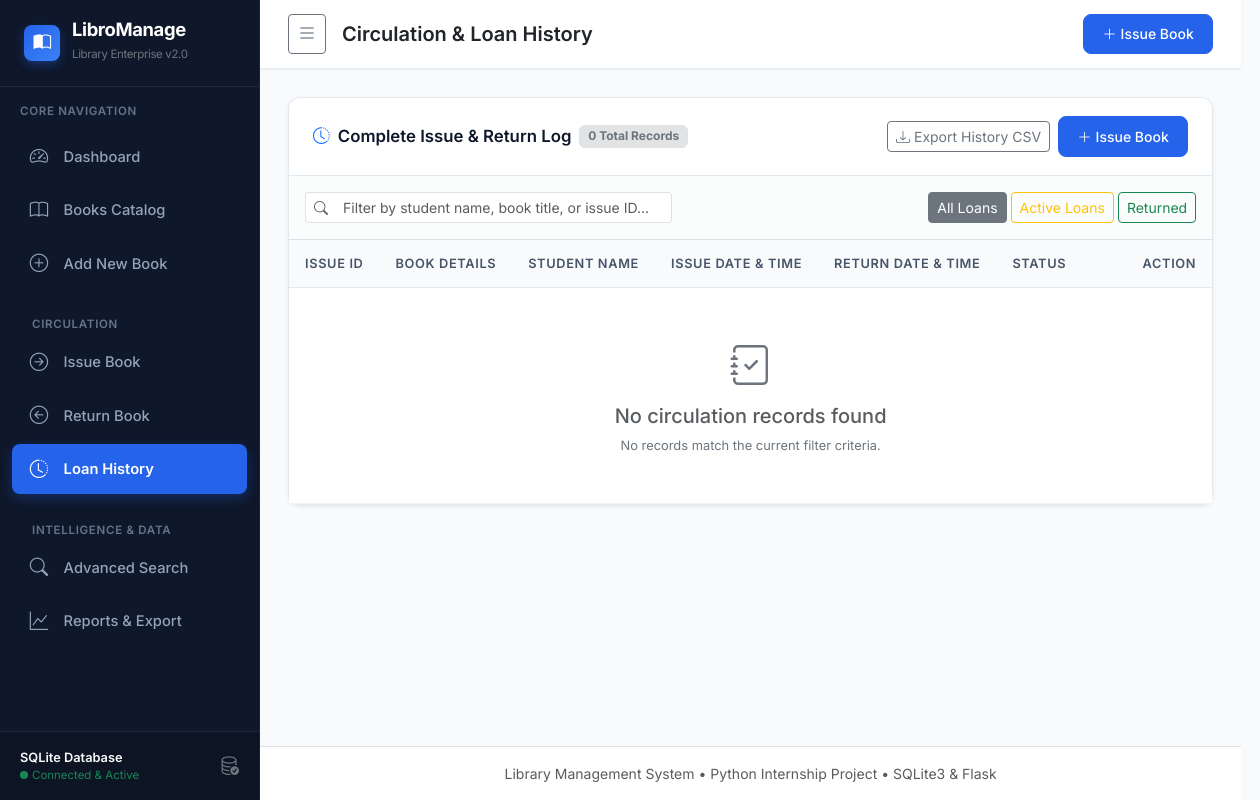
Before: /history with the older database file.
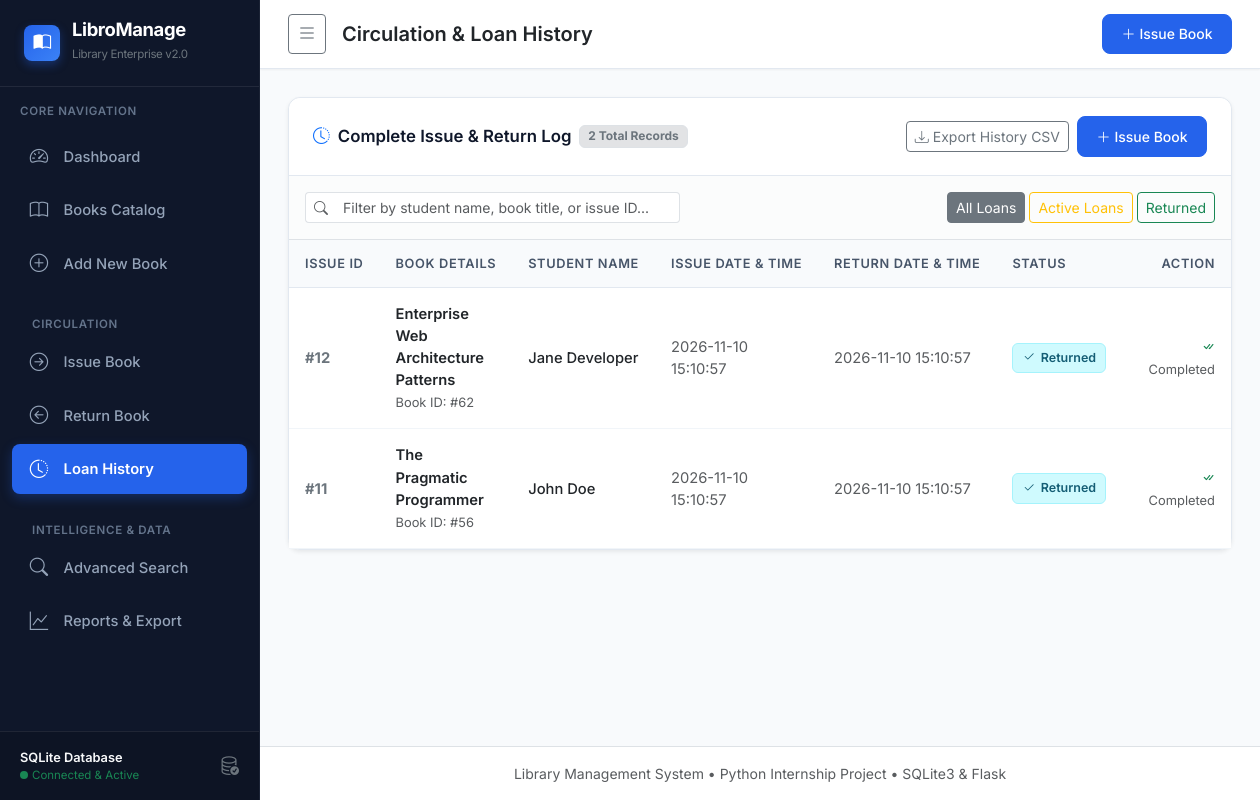
After: the same page with the newer database file.
### tables this page shows
CREATE TABLE issued_books (
            id INTEGER PRIMARY KEY AUTOINCREMENT,
            book_id INTEGER NOT NULL,
            student_name TEXT NOT NULL,
            issue_date TEXT NOT NULL,
            return_date TEXT DEFAULT NULL,

            FOREIGN KEY (book_id)
            REFERENCES books(id)
            ON DELETE RESTRICT
        );

CREATE TABLE books (
            id INTEGER PRIMARY KEY AUTOINCREMENT,
            title TEXT NOT NULL,
            author TEXT NOT NULL,
            quantity INTEGER NOT NULL CHECK(quantity >= 0)
        );

### app.py (the view)
@app.route("/history")
def history_page():
    current_status = request.args.get("status", "").strip().lower()
    conn = get_connection()
    try:
        cursor = conn.cursor()
        where_clause = ""
        if current_status == "active":
            where_clause = "WHERE i.return_date IS NULL"
        elif current_status == "returned":
            where_clause = "WHERE i.return_date IS NOT NULL"
        query = f"""
            SELECT i.id, i.book_id, b.title, i.student_name, i.issue_date, i.return_date
            FROM issued_books i
            JOIN books b ON i.book_id = b.id
            {where_clause}
            ORDER BY i.id DESC
        """
        cursor.execute(query)
        rows = cursor.fetchall()
        history = [
            {
                "id": r[0],
                "book_id": r[1],
                "title": r[2],
                "student_name": r[3],
                "issue_date": r[4],
                "return_date": r[5],
            }
            for r in rows
        ]
        return render_template(
            "issue_history.html",
            active_page="history",
            history=history,
            current_status=current_status,
        )
    finally:
        conn.close()

### app.py (called while the page is built)
def generate_csrf_token():
    if "_csrf_token" not in session:
        session["_csrf_token"] = secrets.token_hex(32)
    return session["_csrf_token"]

@app.context_processor
def inject_csrf_token():
    return dict(csrf_token=generate_csrf_token)

@app.before_request
def csrf_protect():
    if request.method in ("POST", "PUT", "DELETE"):
        token = request.form.get("csrf_token") or request.headers.get("X-CSRFToken")
        expected = session.get("_csrf_token")
        if not expected or not token or not secrets.compare_digest(token, expected):
            app.logger.warning("CSRF validation failure on %s", request.path)
            flash("Security check failed (invalid or expired CSRF token). Please try again.", "error")
            abort(403, description="CSRF token validation failed.")

### config/database.py (called while the page is built)
def get_connection():
    conn = sqlite3.connect(DATABASE_PATH)
    conn.execute("PRAGMA foreign_keys = ON")
    return conn

### templates/issue_history.html (shortened to what the changed rows need)
{% extends "base.html" %}
{% block content %}
<div class="custom-card shadow-sm">
    <div class="custom-card-header flex-wrap gap-2">
        <div class="d-flex align-items-center gap-2">
            <h5 class="mb-0"><i class="bi bi-clock-history text-primary"></i> Complete Issue & Return Log</h5>
            <span class="badge bg-secondary-subtle text-secondary border">{{ history|length }} Total Records</span>
        </div>
    </div>
    <div class="table-responsive">
        <table class="table custom-table table-hover filterable-table">
            <thead>
                <tr>
                    <th style="width: 90px;">Issue ID</th>
                    <th>Book Details</th>
                    <th>Student Name</th>
                    <th>Issue Date & Time</th>
                    <th>Return Date & Time</th>
                    <th>Status</th>
                    <th class="text-end" style="width: 130px;">Action</th>
                </tr>
            </thead>
            <tbody>
                {% if history %}
                    {% for rec in history %}
                        <tr>
                            <td class="fw-bold text-secondary">#{{ rec.id }}</td>
                            <td>
                                <div class="fw-semibold text-dark">{{ rec.title }}</div>
                                <small class="text-muted">Book ID: #{{ rec.book_id }}</small>
                            </td>
                            <td>
                                <div class="fw-medium text-dark">{{ rec.student_name }}</div>
                            </td>
                            <td class="text-muted small">{{ rec.issue_date }}</td>
                            <td class="small">
                                {% if rec.return_date %}
                                    <span class="text-muted">{{ rec.return_date }}</span>
                                {% else %}
                                    <span class="text-warning-emphasis fw-medium"><i class="bi bi-hourglass-split"></i> Checked Out</span>
                                {% endif %}
                            </td>
                            <td>
                                {% if rec.return_date %}
                                    <span class="badge-status badge-returned-loan">
                                        <i class="bi bi-check2"></i> Returned
                                    </span>
                                {% else %}
                                    <span class="badge-status badge-active-loan">
                                        <i class="bi bi-clock"></i> Active
                                    </span>
                                {% endif %}
                            </td>
                            <td class="text-end">
                                {% if not rec.return_date %}
                                    <button type="button" class="btn btn-sm btn-outline-success d-inline-flex align-items-center gap-1"
                                            data-bs-toggle="modal"
                                            data-bs-target="#returnConfirmModal"
                                            data-issue-id="{{ rec.id }}"
                                            data-book-title="{{ rec.title }}"
                                            data-student-name="{{ rec.student_name }}">
                                        <i class="bi bi-arrow-return-left"></i> Return
                                    </button>
                                {% else %}
                                    <span class="text-muted small"><i class="bi bi-check-all text-success"></i> Completed</span>
                                {% endif %}
                            </td>
                        </tr>
                    {% endfor %}
                {% else %}
                    <tr>
                        <td colspan="7" class="text-center py-5 text-muted">
                            <i class="bi bi-journal-check fs-1 d-block mb-2 text-secondary"></i>
                            <h5>No circulation records found</h5>
                            <p class="small text-secondary mb-0">No records match the current filter criteria.</p>
                        </td>
                    </tr>
                {% endif %}
            </tbody>
        </table>
    </div>
</div>
{% endblock %}

Changed rows visible on the page:
added issued_books: id "12", title "Enterprise Web Architecture Patterns", book_id "62", student_name "Jane Developer", issue_date "2026-11-10 15:10:57", return_date "2026-11-10 15:10:57", shows "Returned", shows "Completed"
added issued_books: id "11", title "The Pragmatic Programmer", book_id "56", student_name "John Doe", issue_date "2026-11-10 15:10:57", return_date "2026-11-10 15:10:57", shows "Returned", shows "Completed"
Other visible differences:
{{ history|length }}: "0" → "2"
text no longer shown: "No circulation records found No records match the current filter criteria."
